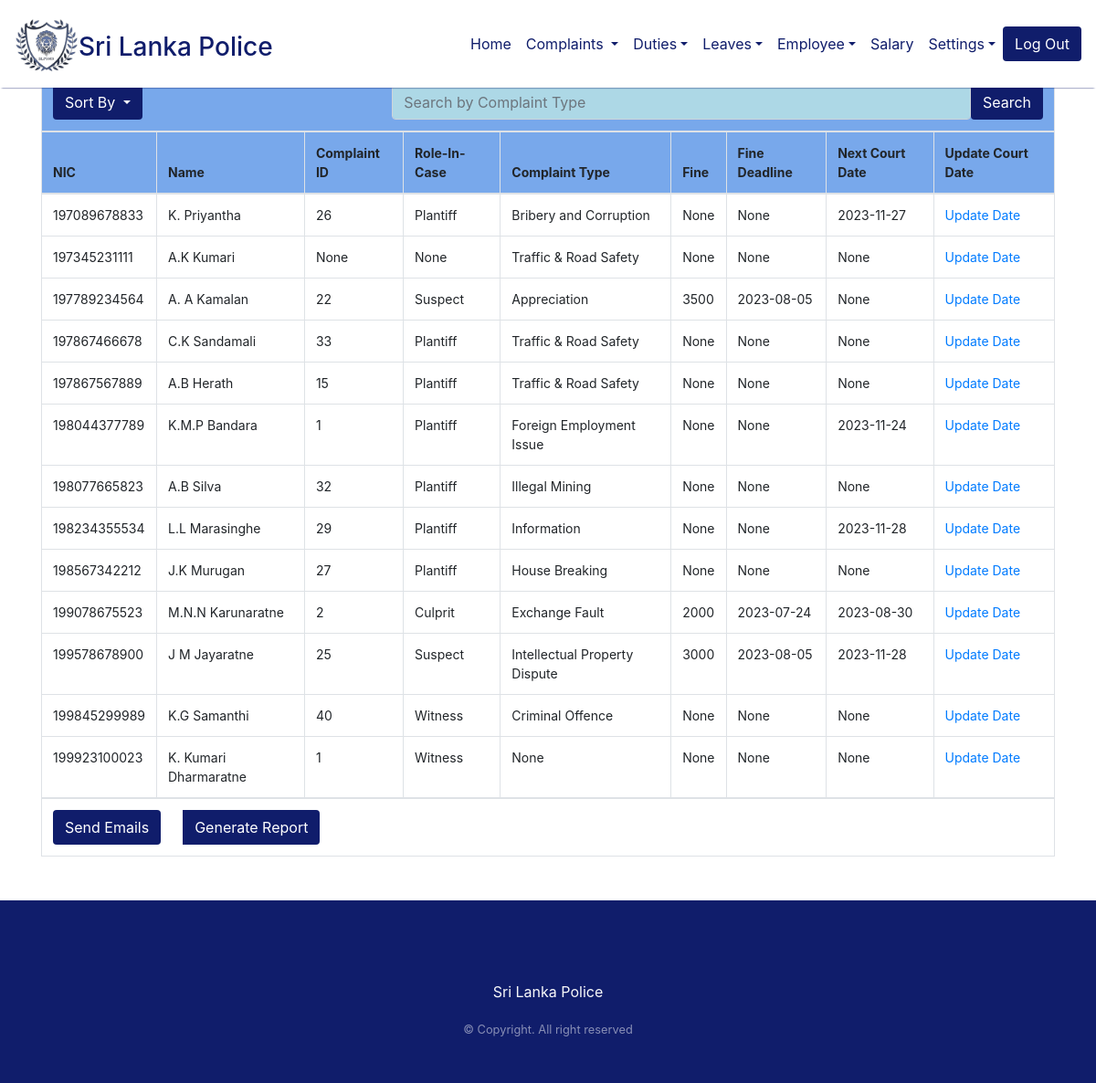
The page /src/view-people.php (signed in) on the database its author committed.
### tables this page shows
CREATE TABLE `people` (
  `nic` varchar(15) NOT NULL,
  `name` varchar(100) NOT NULL,
  `address` varchar(400) NOT NULL,
  `contact` varchar(10) NOT NULL,
  `email` varchar(100) DEFAULT NULL
);

CREATE TABLE `role_in_case` (
  `complaint_id` int(11) NOT NULL,
  `nic` varchar(15) NOT NULL,
  `role_in_case` varchar(30) NOT NULL
);

CREATE TABLE `court_order` (
  `complaint_id` int(11) NOT NULL,
  `nic` varchar(15) NOT NULL,
  `next_court_date` date NOT NULL,
  `previous_court_date` varchar(300) DEFAULT NULL
);

CREATE TABLE `fine` (
  `complaint_id` int(11) NOT NULL,
  `nic` varchar(15) NOT NULL,
  `vehicle_number` varchar(10) DEFAULT NULL,
  `temp_license_start_date` date DEFAULT NULL,
  `temp_license_end_date` date DEFAULT NULL,
  `fine_amount` double NOT NULL,
  `fine_status` tinyint(1) NOT NULL,
  `license_issued` tinyint(1) DEFAULT NULL
);

### src/classes/class-db-connector.php (called while the page is built, shortened)
<?php
class DBConnector{
    private $hostname = "localhost";
    private $dbname = "sl-police";
    private $username = "testuser";
    private $password = "testuser";
    public function getConnection(){
        $dsn = "mysql:host=$this->hostname;dbname=$this->dbname;";
        try{
            $con = new PDO($dsn, $this->username, $this->password);
            return $con;
        }
        catch(PDOException $e){
            die("Connection Failed: ". $e->getMessage());
        }
    }
}

### src/fetch-people-data.php (called while the page is built, shortened)
<?php
require_once './classes/class-db-connector.php';
class DataFetcher
{
    private $db;
    public function __construct()
    {
        $this->db = new DBConnector();
    }
   public function getPeopleData()
    {
       try {
            $query = "SELECT nic, name FROM people";
            $pstmt = $this->db->getConnection()->prepare($query);
            $pstmt->execute();
            return $pstmt->fetchAll(PDO::FETCH_ASSOC);
        } catch (PDOException $e) {
            echo "Error fetching data from 'people' table: " . $e->getMessage();
            return array();
        }
    }
    public function getRoleInCaseData($nic)
    {
        try {
            $query = "SELECT role_in_case, complaint_id FROM role_in_case WHERE nic = :nic";
            $pstmt = $this->db->getConnection()->prepare($query);
            $pstmt->bindParam(':nic', $nic);
            $pstmt->execute();
            return $pstmt->fetchAll(PDO::FETCH_ASSOC);
        } catch (PDOException $e) {
            echo "Error fetching data from 'role_in_case' table: " . $e->getMessage();
            return array();
        }
    }
    public function getComplaintData()
    {
        try {
            $query = "SELECT complaint_type FROM complaint";
            $pstmt = $this->db->getConnection()->prepare($query);
            $pstmt->execute();
            return $pstmt->fetchAll(PDO::FETCH_ASSOC);
        } catch (PDOException $e) {
            echo "Error fetching data from 'complaint' table: " . $e->getMessage();
            return array();
        }
    }
   public function getFineData($nic)
{
    try {
        $query = "SELECT fine_amount, temp_license_end_date FROM fine WHERE nic = :nic";
        $pstmt = $this->db->getConnection()->prepare($query);
        $pstmt->bindParam(':nic', $nic);
        $pstmt->execute();
        $data = $pstmt->fetchAll(PDO::FETCH_ASSOC);
        return $data;
    } catch (PDOException $e) {
        echo "Error fetching data from 'fine' table: " . $e->getMessage();
        return array();
    }
}
public function getCourtOrderData($nic)
{
    try {
        $query = "SELECT next_court_date FROM court_order WHERE nic = :nic";
        $pstmt = $this->db->getConnection()->prepare($query);
        $pstmt->bindParam(':nic', $nic);
        $pstmt->execute();
        $data = $pstmt->fetchAll(PDO::FETCH_ASSOC);
        return $data;
    } catch (PDOException $e) {
        echo "Error fetching data from 'court_order' table: " . $e->getMessage();
        return array();
    }
}
}
?>

### src/view-people.php (the view, shortened to what this page needs)
<?php
require_once "./classes/class-db-connector.php";
if (isset($_SESSION["user_id"], $_SESSION["role"], $_SESSION["username"])) {
    require_once 'fetch-people-data.php';
    $dataFetcherPeople = new DataFetcher();
    $dataFetcherRoleInCase = new DataFetcher();
    $dataFetcherComplaint = new DataFetcher();
    $dataFetcherFine = new DataFetcher();
    $dataFetcherCourtOrder = new DataFetcher();
    $dataPeople = $dataFetcherPeople->getPeopleData();
    $dataComplaint = $dataFetcherComplaint->getComplaintData();
?>
    <!DOCTYPE html>
    <html>
    <head>
        <link rel="stylesheet" href="https://maxcdn.bootstrapcdn.com/bootstrap/4.5.2/css/bootstrap.min.css">
    </head>
    <body>
        <?php
        include 'navbar.php';
        ?>
        <div class="container">
            <table class="table table-bordered">
                <thead>
                    <tr>
                        <th colspan="9">
                            <div class="row">
                                <div class="col-sm-4">
                                    <div class="dropdown">
                                        <button class="btn dropdown-toggle" type="button" id="dropdown2" name="sortby" data-toggle="dropdown" aria-haspopup="true" aria-expanded="false">
                                            Sort By
                                        </button>
                                    </div>
                                </div>
                                <div class="col-sm-8 text-right">
                                    <div class="search-button">
                                        <input type="text" class="form-control" id="searchInput" placeholder="Search by Complaint Type">
                                        <button class="btn" type="button" id="searchButton">Search</button>
                                    </div>
                                </div>
                            </div>
                        </th>
                    </tr>
                    <tr>
                        <th>NIC</th>
                        <th>Name</th>
                        <th>Complaint ID</th>
                        <th>Role-In-Case</th>
                        <th>Complaint Type</th>
                        <th>Fine</th>
                        <th>Fine Deadline</th>
                        <th>Next Court Date</th>
                        <th>Update Court Date</th>
                    </tr>
                </thead>
                <tbody>
                    <?php foreach ($dataPeople as $index => $row) : ?>
                        <?php
                        $nic = isset($row['nic']) ? $row['nic'] : 'None';
                        $roleInCaseData = $dataFetcherRoleInCase->getRoleInCaseData($nic);
                        $courtOrderData = $dataFetcherCourtOrder->getCourtOrderData($nic);
                        $dataFineData = $dataFetcherFine->getFineData($nic);
                        ?>
                        <tr>
                            <td><?php echo $nic; ?></td>
                            <td><?php echo isset($row['name']) ? $row['name'] : 'None'; ?></td>
                            <td><?php echo isset($roleInCaseData[0]['complaint_id']) ? $roleInCaseData[0]['complaint_id'] : 'None'; ?></td>
                            <td><?php echo isset($roleInCaseData[0]['role_in_case']) ? $roleInCaseData[0]['role_in_case'] : 'None'; ?></td>
                            <td><?php echo isset($dataComplaint[$index]['complaint_type']) ? $dataComplaint[$index]['complaint_type'] : 'None'; ?></td>
                            <td><?php echo isset($dataFineData[0]['fine_amount']) ? $dataFineData[0]['fine_amount'] : 'None'; ?></td>
                            <td><?php echo isset($dataFineData[0]['temp_license_end_date']) ? $dataFineData[0]['temp_license_end_date'] : 'None'; ?></td>
                            <td><?php echo isset($courtOrderData[0]['next_court_date']) ? $courtOrderData[0]['next_court_date'] : 'None'; ?></td>
                            <td><a href="../src/new-court-date.php?nic=<?php echo $nic; ?>&comp_id=<?php echo $roleInCaseData[0]['complaint_id']; ?>">Update Date</a></td>
                        </tr>
                    <?php endforeach; ?>
                </tbody>
                <tr>
                    <td colspan="9">
                        <div class="btn-group">
                            <form method="post" action="send-email.php">
                                <button type="submit" class="btn" name="submit">Send Emails</button>
                            </form>
                            <button class="btn ml-4" id="generateReportButton">Generate Report</button>
                        </div>
                    </td>
                </tr>
            </table>
        </div>
        <footer class="py-5 mt-5" style="background-color: #101D6B;">
            <div class="container text-light text-center">
                <p class="display-5 mb-3">Sri Lanka Police</p>
                <small class="text-white-50">&copy; Copyright. All right reserved</small>
            </div>
        </footer>
    </body>
    </html>
<?php
} else {
    header("Location: loginForm.php");
}
?>

### src/view-people.php (style rules this page uses)
.btn { background-color: #101D6B; color: #fff; }
.container { margin-top: 40px; }
th { background-color: rgb(120, 168, 235); }
.form-control { background-color: lightblue; }
.search-button { display: flex; justify-content: center; }
th, td { font-size: 14px; }

### rows shown on the page
people: nic "197089678833", name "K. Priyantha", role_in_case.complaint_id "26", role_in_case.role_in_case "Plantiff", complaint_type "Bribery and Corruption", shows "None", court_order.next_court_date "2023-11-27"
people: nic "197345231111", name "A.K Kumari", shows "None", complaint_type "Traffic & Road Safety"
people: nic "197789234564", name "A. A Kamalan", role_in_case.complaint_id "22", role_in_case.role_in_case "Suspect", complaint_type "Appreciation", fine.fine_amount "3500", fine.temp_license_end_date "2023-08-05", shows "None"
people: nic "197867466678", name "C.K Sandamali", role_in_case.complaint_id "33", role_in_case.role_in_case "Plantiff", complaint_type "Traffic & Road Safety", shows "None"
people: nic "197867567889", name "A.B Herath", role_in_case.complaint_id "15", role_in_case.role_in_case "Plantiff", complaint_type "Traffic & Road Safety", shows "None"
people: nic "198044377789", name "K.M.P Bandara", role_in_case.complaint_id "1", role_in_case.role_in_case "Plantiff", complaint_type "Foreign Employment Issue", shows "None", court_order.next_court_date "2023-11-24"
people: nic "198077665823", name "A.B Silva", role_in_case.complaint_id "32", role_in_case.role_in_case "Plantiff", complaint_type "Illegal Mining", shows "None"
people: nic "198234355534", name "L.L Marasinghe", role_in_case.complaint_id "29", role_in_case.role_in_case "Plantiff", complaint_type "Information", shows "None", court_order.next_court_date "2023-11-28"
people: nic "198567342212", name "J.K Murugan", role_in_case.complaint_id "27", role_in_case.role_in_case "Plantiff", complaint_type "House Breaking", shows "None"
people: nic "199078675523", name "M.N.N Karunaratne", role_in_case.complaint_id "2", role_in_case.role_in_case "Culprit", complaint_type "Exchange Fault", fine.fine_amount "2000", fine.temp_license_end_date "2023-07-24", court_order.next_court_date "2023-08-30"
people: nic "199578678900", name "J M Jayaratne", role_in_case.complaint_id "25", role_in_case.role_in_case "Suspect", complaint_type "Intellectual Property Dispute", fine.fine_amount "3000", fine.temp_license_end_date "2023-08-05", court_order.next_court_date "2023-11-28"
people: nic "199845299989", name "K.G Samanthi", role_in_case.complaint_id "40", role_in_case.role_in_case "Witness", complaint_type "Criminal Offence", shows "None"
people: nic "199923100023", name "K. Kumari Dharmaratne", role_in_case.complaint_id "1", role_in_case.role_in_case "Witness", shows "None"
